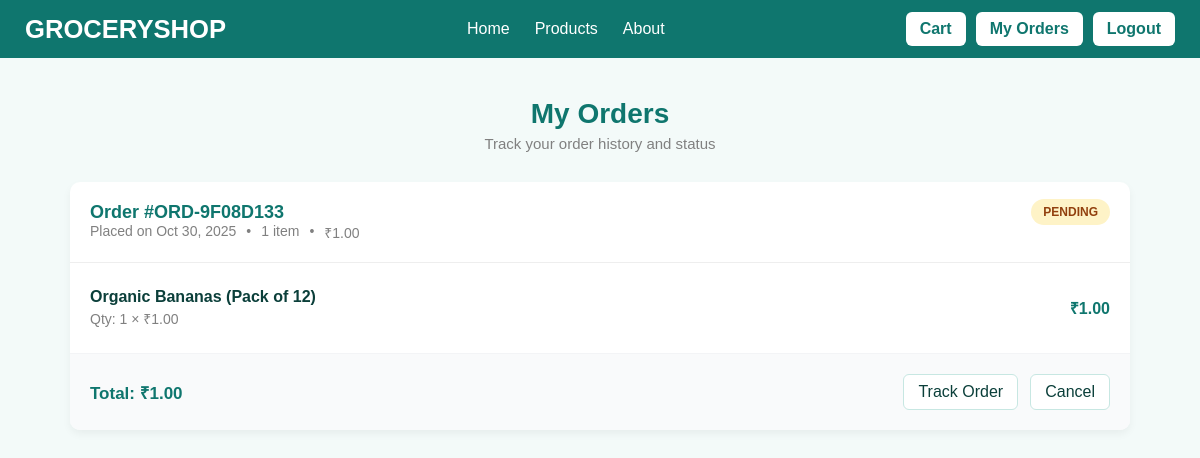
The app's page /my-orders/ (signed in) with its own data.
### GroceryShopApp/models.py (models this page shows, shortened)
class Order(models.Model):
    ORDER_STATUS_CHOICES = [
        ('pending', 'Pending'),
        ('confirmed', 'Confirmed'),
        ('processing', 'Processing'),
        ('shipped', 'Shipped'),
        ('delivered', 'Delivered'),
        ('cancelled', 'Cancelled'),
    ]
    PAYMENT_STATUS_CHOICES = [
        ('pending', 'Pending'),
        ('paid', 'Paid'),
        ('failed', 'Failed'),
        ('refunded', 'Refunded'),
    ]
    user = models.ForeignKey(User, on_delete=models.CASCADE)
    order_number = models.CharField(max_length=20, unique=True)
    total_amount = models.DecimalField(max_digits=10, decimal_places=2)
    order_status = models.CharField(max_length=20, choices=ORDER_STATUS_CHOICES, default='pending')
    payment_status = models.CharField(max_length=20, choices=PAYMENT_STATUS_CHOICES, default='pending')
    payment_id = models.CharField(max_length=100, blank=True, null=True)
    delivery_name = models.CharField(max_length=100)
    delivery_phone = models.CharField(max_length=20)
    delivery_address = models.CharField(max_length=255)
    delivery_area = models.CharField(max_length=100)
    delivery_landmark = models.CharField(max_length=100, blank=True, null=True)
    delivery_pincode = models.CharField(max_length=10)
    created_at = models.DateTimeField(auto_now_add=True)
    updated_at = models.DateTimeField(auto_now=True)
    @property
    def total_items(self):
        return sum(item.quantity for item in self.orderitem_set.all())

class OrderItem(models.Model):
    order = models.ForeignKey(Order, on_delete=models.CASCADE)
    product = models.ForeignKey(Product, on_delete=models.CASCADE)
    quantity = models.PositiveIntegerField()
    price = models.DecimalField(max_digits=10, decimal_places=2)  # Price at time of order
    @property
    def total_price(self):
        if self.price is None or self.quantity is None:
            return 0
        return self.price * self.quantity

class Product(models.Model):
    name = models.CharField(max_length=200)
    description = models.TextField(blank=True)
    price = models.DecimalField(max_digits=10, decimal_places=2)
    image = models.ImageField(upload_to='products/', blank=True, null=True)
    stock_quantity = models.PositiveIntegerField(default=0)
    category = models.CharField(max_length=100, blank=True)
    created_at = models.DateTimeField(auto_now_add=True)
    updated_at = models.DateTimeField(auto_now=True)

### GroceryShopApp/views.py (the view)
# urls.py: path("my-orders/", views.my_orders, name="my_orders"),
@login_required
def my_orders(request):
    orders = Order.objects.filter(user=request.user).order_by('-created_at')
    return render(request, "my_orders.html", {"orders": orders})

### templates/my_orders.html (shortened to what this page needs)
<!DOCTYPE html>
<html lang="en">
<head>
</head>
<body>
  {% include 'Navbar.html' %}
  <div class="container">
    <div class="orders-header">
      <h1>My Orders</h1>
      <p>Track your order history and status</p>
    </div>
    {% if orders %}
    <div class="orders-list">
      {% for order in orders %}
      <div class="order-card">
        <div class="order-header">
          <div class="order-info">
            <h3>Order #{{ order.order_number }}</h3>
            <div class="order-meta">
              <span>Placed on {{ order.created_at|date:"M d, Y" }}</span>
              <span>•</span>
              <span>{{ order.total_items }} item{{ order.total_items|pluralize }}</span>
              <span>•</span>
              <span>₹{{ order.total_amount|floatformat:2 }}</span>
            </div>
          </div>
          <div>
            <span class="status-badge status-{{ order.order_status }}">
              {{ order.get_order_status_display }}
            </span>
          </div>
        </div>
        <div class="order-items">
          {% for item in order.orderitem_set.all %}
          <div class="order-item">
            <div class="item-info">
              <div class="item-name">{{ item.product.name }}</div>
              <div class="item-details">Qty: {{ item.quantity }} × ₹{{ item.price|floatformat:2 }}</div>
            </div>
            <div class="item-price">₹{{ item.total_price|floatformat:2 }}</div>
          </div>
          {% endfor %}
        </div>
        <div class="order-summary">
          <div class="order-total">Total: ₹{{ order.total_amount|floatformat:2 }}</div>
          <div class="order-actions">
            <a href="{% url 'track_order' order.order_number %}" class="btn-secondary">Track Order</a>
            {% if order.order_status == 'pending' %}
                <a href="{% url 'cancel_order' order.id %}" class="btn-secondary"
                   onclick="return confirm('Are you sure you want to cancel this order?');">
                   Cancel
                </a>
            {% endif %}
        </div>
        </div>
      </div>
      {% endfor %}
    </div>
    {% else %}
    <div class="empty-orders">
      <h2>No orders yet</h2>
      <p>Start shopping to see your orders here!</p>
      <a href="{% url 'products' %}" class="btn-primary">Start Shopping</a>
    </div>
    {% endif %}
  </div>
</body>
</html>

### templates/my_orders.html (style rules this page uses)
:root { --bg: #f3faf9; --text: #0b3f3a; --brand: #0f766e; --primary: #14b8a6; --primary-strong: #0ea5a3; --on-primary: #062a27; --field-border: #c7e7e2; }
body { margin: 0; font-family: "Poppins", sans-serif; background: var(--bg); color: var(--text); }
.container { max-width: 1100px; margin: 40px auto; padding: 0 20px; }
.orders-header { text-align: center; margin-bottom: 30px; }
.orders-header h1 { color: var(--brand); font-size: 28px; margin-bottom: 5px; }
.orders-header p { color: gray; font-size: 15px; }
.orders-list { display: grid; gap: 25px; }
.order-card { background: #fff; border-radius: 10px; box-shadow: 0 4px 8px rgba(0, 0, 0, 0.05); overflow: hidden; transition: 0.2s; }
.order-header { padding: 20px; display: flex; justify-content: space-between; border-bottom: 1px solid #eee; flex-wrap: wrap; }
.order-info h3 { margin: 0; color: var(--brand); font-size: 18px; }
.order-meta { font-size: 14px; color: gray; display: flex; gap: 10px; flex-wrap: wrap; }
.status-badge { padding: 6px 12px; border-radius: 20px; font-size: 12px; font-weight: 600; text-transform: uppercase; }
.status-pending { background: #fef3c7; color: #92400e; }
.order-items { padding: 15px 20px; border-bottom: 1px solid #f3f4f6; }
.order-item { display: flex; justify-content: space-between; align-items: center; padding: 10px 0; border-bottom: 1px solid #f3f4f6; }
.order-item:last-child { border-bottom: none; }
.item-info { flex: 1; }
.item-name { font-weight: 600; margin-bottom: 3px; }
.item-details { color: gray; font-size: 14px; }
.item-price { color: var(--brand); font-weight: 600; }
.order-summary { padding: 20px; background: #f9fafb; display: flex; justify-content: space-between; align-items: center; flex-wrap: wrap; }
.order-total { color: var(--brand); font-size: 17px; font-weight: 600; }
.order-actions { display: flex; gap: 12px; }
.btn-secondary { padding: 8px 14px; background: white; border: 1px solid var(--field-border); border-radius: 6px; cursor: pointer; text-decoration: none; color: var(--text); font-weight: 500; transition: background-color 0.2s ease; }

### templates/Navbar.html (style rules this page uses)
* { margin: 0; padding: 0; box-sizing: border-box; font-family: "Poppins", sans-serif; }

### records on screen
Order: order_number "ORD-9F08D133", created_at "Oct 30, 2025", total_items "1", total_amount "1.00", order_status "PENDING", shows "Cancel"
OrderItem: product.name "Organic Bananas (Pack of 12)", quantity "1", price "1.00", total_price "1.00"
